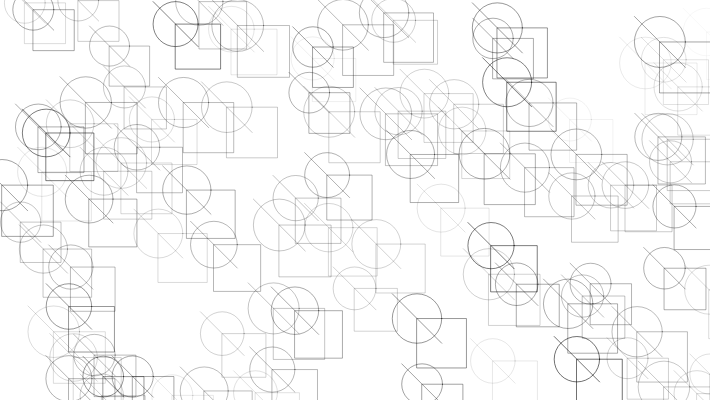
Frame 1 (no input)
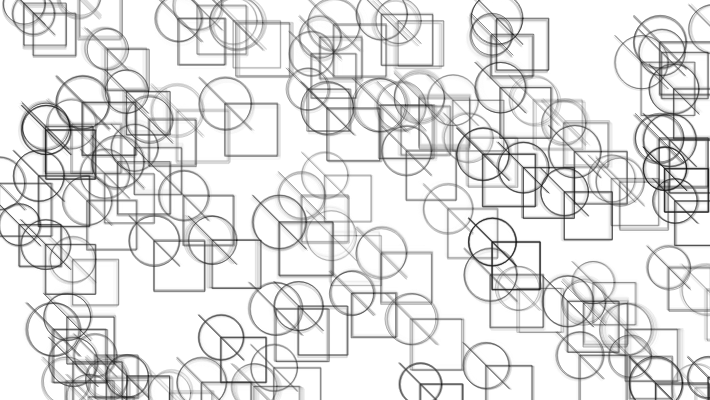
Frame 60 (no input)
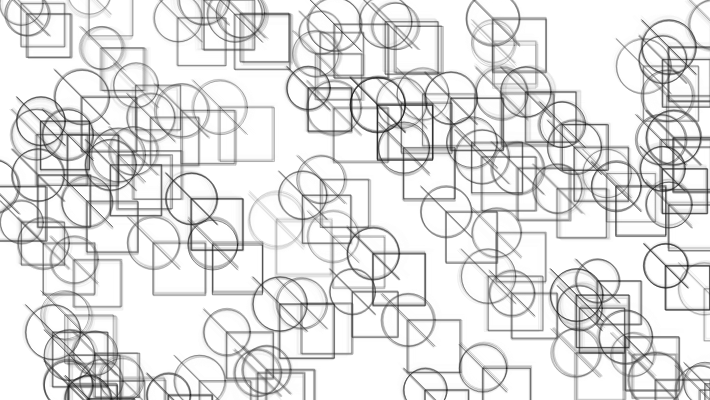
Frame 120 (the mouse pressed at the canvas centre since frame 60)

The p5.js sketch that drew these frames (run headless with seeded random() and noise() and a simulated clock; from frame 60 on, the mouse is pressed at the canvas centre):

// p5.js sketch
// ── sketch.js
// var bug;  // Declare object
var bugs = [];
var n = 100;

function setup() {
  createCanvas(710, 400);
  // createCanvas(window.innerWidth, window.innerHeight);
  // Create object

  for (var i = 0; i < n; i++){
	  var bug = new Jitter();
	  bugs.push(bug);
  }

}

function draw() {
	// background(0, 40);
	background(255, 40);

	for(var i = 0; i < bugs.length; i++){
		var bug = bugs[i];
		bug.move();
		bug.beating();
		bug.display();
	}

}

// Jitter class
function Jitter() {
	this.x = random(width);
  	this.y = random(height);
	this.r = random(20.0, 26.0);
	this.bps = 0.01;
  	this.diameter = random(10, 30);
  	this.speed = 1;

	this.move = function() {
		this.x += random(-this.speed, this.speed);
		this.y += random(-this.speed, this.speed);
	};

	this.beating = function() {
		 this.diameter = this.r * (2 + sin( (millis()/(1000/TWO_PI)*this.bps) % TWO_PI)); // float
	}

	this.display = function() {
		noFill();
		stroke(0, 255 * noise(this.y));
		strokeWeight(noise(this.x))
		ellipse(this.x, this.y, this.diameter, this.diameter);
		line(this.x - this.diameter/2, this.y - this.diameter/2, this.x + this.diameter/2, this.y + this.diameter/2);
		rect(this.x, this.y, this.diameter, this.diameter);
	}

};
